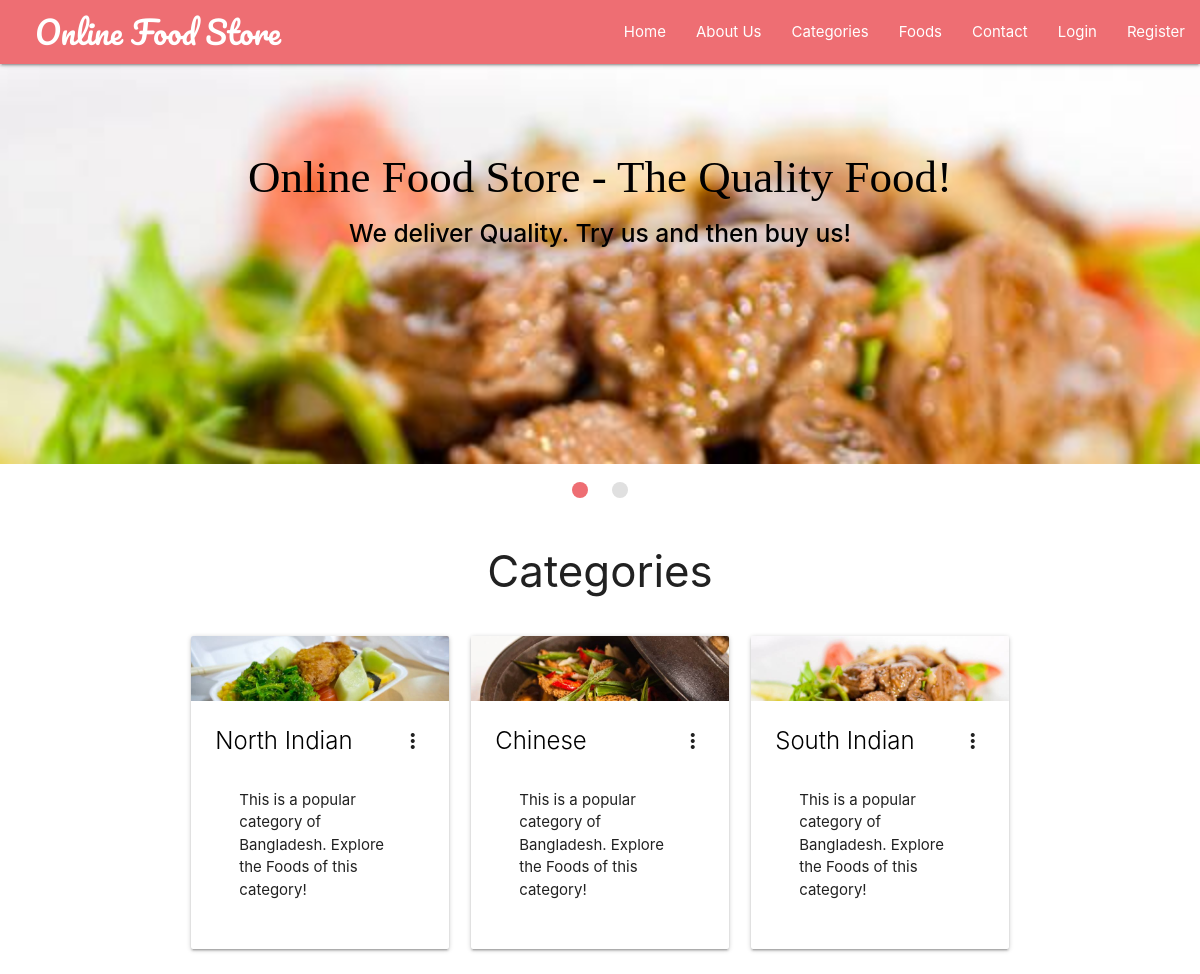
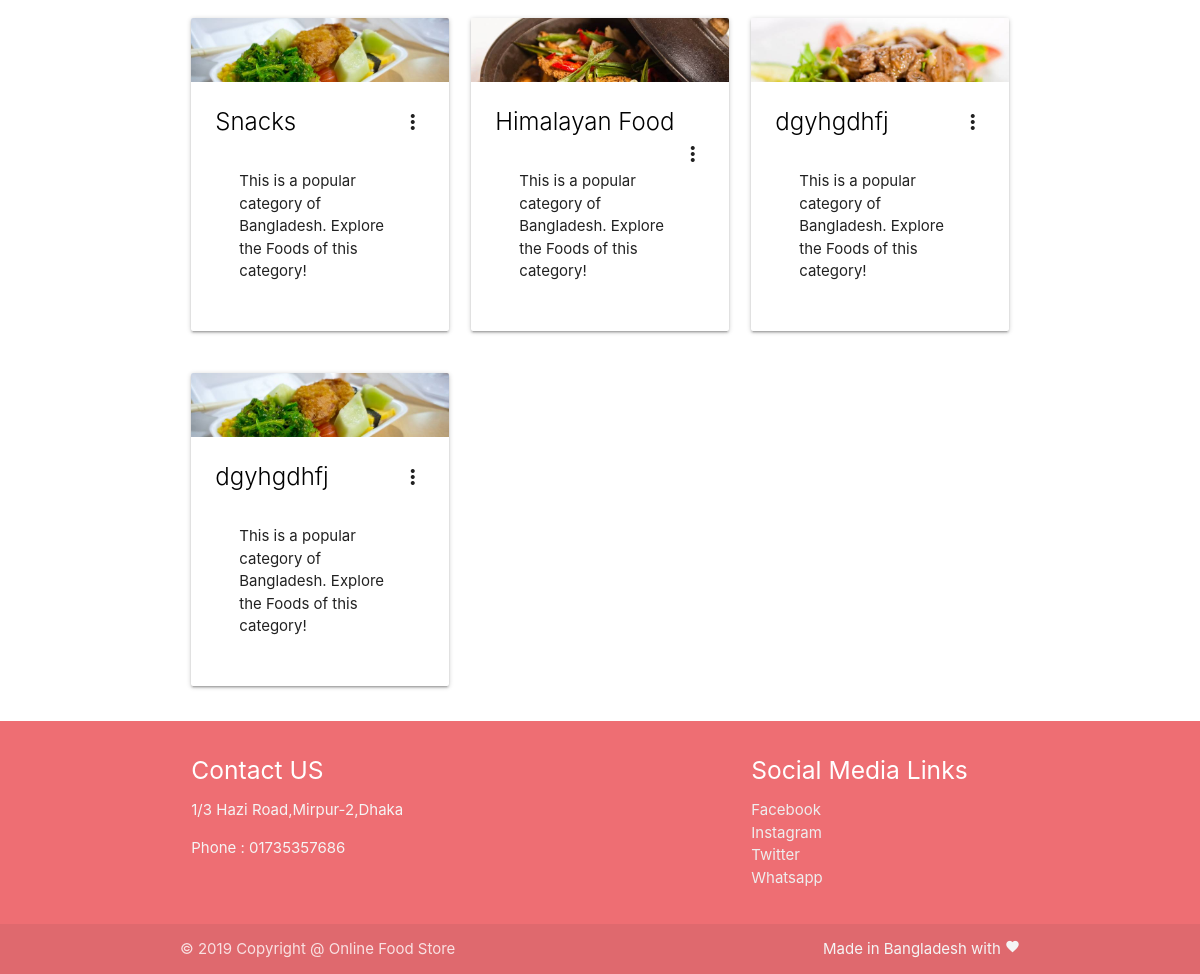
Screenshot of /food-categories.php with the database file from the repository (2 pictures, top to bottom).
### tables this page shows
CREATE TABLE `categories` (
  `id` int(11) NOT NULL,
  `c_name` varchar(250) NOT NULL,
  `short_desc` varchar(250) NOT NULL,
  `long_desc` varchar(500) NOT NULL
);

### chunks/categories.php (the view, shortened to what this page needs)
<?php
require('backends/connection-pdo.php');
$sql = 'SELECT * FROM categories';
$query  = $pdoconn->prepare($sql);
$query->execute();
$arr_all = $query->fetchAll(PDO::FETCH_ASSOC);
?>
<section class="fcategories">
	<div class="container">
		<div class="section white center">
			<h3 class="header">Categories</h3>
		</div>
<?php if (count($arr_all) == 0) {
	echo '<div class="section gray center" style="border: 1px solid black; border-radius: 5px;">
			<p class="header">Sorry No Categories to Display!</p>
		</div>';
} else {  ?>
<?php for ($i=1; $i <= count($arr_all); ) { ?>
		<div class="row">
			<?php for ($j=1; $j <= 3; $j++) { ?>
				<?php if ($i+$j-2 == count($arr_all)) {
					break;
				}  ?>
			<div class="col s12 m4">
				<div class="card">
				    <div class="card-image waves-effect waves-block waves-light">
				      <img class="activator" src="images/banner<?php echo $j; ?>.jpg">
				    </div>
				    <div class="card-content">
				      <span class="card-title activator grey-text text-darken-4"><a class="black-text" href="foods.php?id=<?php echo $arr_all[$i+$j-2]['id']; ?>"><?php echo $arr_all[$i+$j-2]['c_name']; ?></a><i class="material-icons right">more_vert</i></span>
				      <div class="card-content">
			          <p>This is a popular category of Bangladesh. Explore the Foods of this category!</p>
			        </div>
				    </div>
				  </div>
			</div>
			<?php } ?>
			<?php $i = $i + 3; ?>
		</div>
		<?php
				}
			}
			 ?>
	</div>
</section>

### food-categories.php (shortened to what this page needs)
<!DOCTYPE html>
<html lang="en">
<head>
	<link rel="stylesheet" href="https://cdnjs.cloudflare.com/ajax/libs/materialize/1.0.0/css/materialize.min.css">
	<link rel="stylesheet" href="css/style.css">
</head>
<body>
	<?php require('chunks/navbar.php'); ?>
	<?php require('chunks/banner-slider.php'); ?>
	<?php require('chunks/categories.php'); ?>
	<?php require('chunks/footer.php'); ?>
</body>
</html>

### chunks/navbar.php (shortened to what this page needs)
<section class="fnavbar">
		<div class="navbar-fixed">
		<nav>
		    <div class="nav-wrapper">
		      <a href="#" class="brand-logo">Online Food Store</a>
		      <ul class="right hide-on-med-and-down">
		        <li><a href="/Restaurent" class="hvr-grow">Home</a></li>
		        <li><a href="/Restaurent/about-restro-girls.php" class="hvr-grow">About Us</a></li>
		        <li><a href="food-categories.php" class="hvr-grow">Categories</a></li>
		        <li><a href="foods.php" class="hvr-grow">Foods</a></li>
		        <li><a href="#" class="hvr-grow" onclick="toggleModal('Contact Info', 'You can contact us directly by calling to this number +81-225-314-3456. Check the bottom Footer Section of the website for more info.');">Contact</a></li>
		        <?php
		        	if (isset($_SESSION['user'])) {
		        		echo '<li><a href="#" class="hvr-grow">Hi, '.$_SESSION['user'].'</a></li>
		        		<li><a href="logout.php" class="hvr-grow">Logout</a></li>';
		        	} else {
		        		echo '<li><a href="#" class="hvr-grow modal-trigger" data-target="modal1">Login</a></li>
		        		<li><a href="#" class="hvr-grow modal-trigger" data-target="modal2">Register</a></li>';
		        	}
		        ?>
		      </ul>
		    </div>
		  </nav>
		</div>
	</section>

### chunks/banner-slider.php (shortened to what this page needs)
<section class="fslider">
		<div class="slider">
			<ul class="slides">
		    <li>
		    	<img src="images/banner3.jpg">
		    	<div class="caption center-align black-text">
		        <h3 style="font-size: 3rem !important; font-style: bold !important; font-family: 'Bree Serif', serif;">Online Food Store - The Quality Food!</h3>
		        <h5 class="light black-text text-lighten-3"><strong>We deliver Quality. Try us and then buy us!</strong></h5>
		      </div>
		    </li>
		    </ul>
	  </div>
	</section>

### chunks/footer.php
<section class="ffooter">
		<footer class="page-footer">
          <div class="container">
            <div class="row">
              <div class="col l6 s12">
                <h5 class="white-text">Contact US</h5>
                <p class="grey-text text-lighten-4">1/3 Hazi Road,Mirpur-2,Dhaka</p>
                <p class="grey-text text-lighten-4">Phone : 01735357686</p>
              </div>
              <div class="col l4 offset-l2 s12">
                <h5 class="white-text">Social Media Links</h5>
                <ul>
                  <li><a class="grey-text text-lighten-3" href="#!">Facebook</a></li>
                  <li><a class="grey-text text-lighten-3" href="#!">Instagram</a></li>
                  <li><a class="grey-text text-lighten-3" href="#!">Twitter</a></li>
                  <li><a class="grey-text text-lighten-3" href="#!">Whatsapp</a></li>
                </ul>
              </div>
            </div>
          </div>
          <div class="footer-copyright">
            <div class="container">
            © 2019 Copyright @ Online Food Store
            <a class="grey-text text-lighten-4 right" href="#!">Made in Bangladesh with <span><i class="tiny material-icons">favorite</i></span></a>
            </div>
          </div>
        </footer>
	</section>

### css/style.css (style rules this page uses)
.nav-wrapper > a { text-decoration: none; font-family: 'Pacifico', cursive; }
.hvr-grow { text-decoration: none; }
@media (min-width : 992px) { .nav-wrapper > a { padding-left: 35px; } }

### rows the page displays
categories: c_name "North Indian"
categories: c_name "Chinese"
categories: c_name "South Indian"
categories: c_name "Snacks"
categories: c_name "Himalayan Food"
categories: c_name "dgyhgdhfj"
categories: c_name "dgyhgdhfj"
